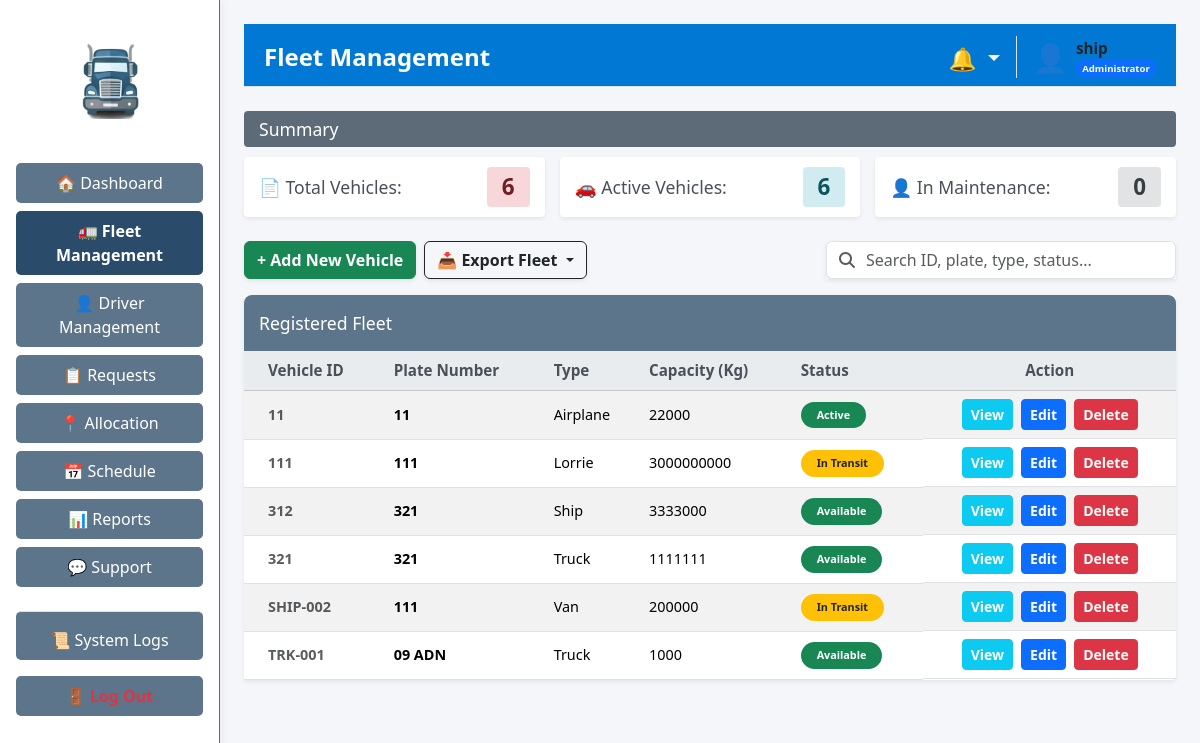
The app's page /fleet (signed in) with its own data.
### tables this page shows
CREATE TABLE vehicles (
                        id TEXT PRIMARY KEY,
                        plate_number TEXT NOT NULL,
                        type TEXT NOT NULL,
                        capacity INTEGER NOT NULL,
                        status TEXT NOT NULL
                    , last_modified_by TEXT DEFAULT 'System', last_modified_at DATETIME DEFAULT NULL);

### app/routes/fleet_routes.py (the view)
@fleet_bp.route('/fleet', methods=['GET'])
def fleet_management() -> str:
    if 'user_id' not in session:
        flash("Please log in to access Fleet Management.", "danger")
        return redirect(url_for('auth.login'))
    try:
        view_data = fleet_logic.load_fleet_data()
        user_role = session.get('role', 'Staff')
        username = session.get('username', 'User')
        return render_template('admin/fleet.html', data=view_data, role=user_role, username=username)
    except Exception as routing_error:
        logging.error(f"Fleet routing error: {routing_error}")
        flash("An error occurred while loading the fleet module.", "danger")
        return redirect(url_for('dashboard.main_dashboard'))

### app/controllers/fleet_controller.py (called while the page is built)
    def load_fleet_data(self) -> Dict[str, Any]:
        fleet_data: Dict[str, Any] = {}
        try:
            fleet_data["summary"] = self.model.get_fleet_summary()
            fleet_data["vehicles"] = self.model.get_all_vehicles()
            return fleet_data
        except Exception as logic_error:
            logging.error(f"Error processing fleet data: {logic_error}")
            return {"summary": {"total": 0, "active": 0, "maintenance": 0}, "vehicles": []}

### app/models/fleet_model.py (called while the page is built)
    def get_fleet_summary(self) -> Dict[str, int]:
        summary: Dict[str, int] = {"total": 0, "active": 0, "maintenance": 0}
        try:
            with sqlite3.connect(DB_PATH) as connection:
                db_cursor = connection.cursor()
                db_cursor.execute("SELECT COUNT(id) FROM vehicles")
                summary["total"] = db_cursor.fetchone()[0]
                db_cursor.execute("SELECT COUNT(id) FROM vehicles WHERE status != ?", ("Maintenance",))
                summary["active"] = db_cursor.fetchone()[0]
                db_cursor.execute("SELECT COUNT(id) FROM vehicles WHERE status = ?", ("Maintenance",))
                summary["maintenance"] = db_cursor.fetchone()[0]
                return summary
        except sqlite3.Error as database_error:
            logging.error(f"Error retrieving fleet summary counts: {database_error}")
            return summary

    def get_all_vehicles(self) -> List[Dict[str, Any]]:
        vehicles: List[Dict[str, Any]] = []
        try:
            with sqlite3.connect(DB_PATH) as connection:
                connection.row_factory = sqlite3.Row
                db_cursor = connection.cursor()
                db_cursor.execute("SELECT id, plate_number, type, capacity, status FROM vehicles ORDER BY id")
                rows = db_cursor.fetchall()
                for row in rows:
                    vehicles.append(dict(row))
                return vehicles
        except sqlite3.Error as db_error:
            logging.error(f"Error retrieving vehicle list: {db_error}")
            return vehicles

### app/templates/admin/fleet.html (shortened to what this page needs)
{% extends "layouts/admin_layout.html" %}
{% block page_header %}Fleet Management{% endblock %}
{% block content %}
<div class="section-header">Summary</div>
<div class="card-row mb-4">
    <div class="summary-card shadow-sm border-0" style="border-left: 4px solid #f66d9b;">
        <span>📄 Total Vehicles:</span>
        <span class="badge-count bg-pink">{{ data.summary.total }}</span>
    </div>
    <div class="summary-card shadow-sm border-0" style="border-left: 4px solid #17a2b8;">
        <span>🚗 Active Vehicles:</span>
        <span class="badge-count bg-teal">{{ data.summary.active }}</span>
    </div>
    <div class="summary-card shadow-sm border-0" style="border-left: 4px solid #6c757d;">
        <span>👤 In Maintenance:</span>
        <span class="badge-count bg-grey">{{ data.summary.maintenance }}</span>
    </div>
</div>
<div class="d-flex justify-content-between align-items-center mb-3">
    <div class="d-flex gap-2">
        <button type="button" class="btn btn-success fw-bold custom-rounded shadow-sm" data-bs-toggle="modal" data-bs-target="#addVehicleModal">
            + Add New Vehicle
        </button>
        <div class="dropdown">
            <button class="btn btn-outline-dark fw-bold custom-rounded shadow-sm dropdown-toggle" type="button" data-bs-toggle="dropdown">
                📥 Export Fleet
            </button>
        </div>
    </div>
    <div class="input-group shadow-sm custom-rounded" style="max-width: 350px;">
        <span class="input-group-text bg-white border-end-0"><i class="fa-solid fa-search text-muted"></i></span>
        <input type="text" id="tableSearchInput" class="form-control border-start-0 ps-0" placeholder="Search ID, plate, type, status...">
    </div>
</div>
<div class="table-container shadow-sm border-0">
    <div class="section-header text-white" style="margin-bottom: 0; border-radius: 8px 8px 0 0; background-color: #5d758b; padding: 15px;">Registered Fleet</div>
    <table class="table table-striped table-hover custom-table mb-0 align-middle">
        <thead class="table-light">
            <tr>
                <th class="ps-4">Vehicle ID</th>
                <th>Plate Number</th>
                <th>Type</th>
                <th>Capacity (Kg)</th>
                <th>Status</th>
                <th class="text-center">Action</th>
            </tr>
        </thead>
        <tbody>
            {% if data.vehicles|length == 0 %}
            <tr><td colspan="6" class="text-center py-5 text-muted">No vehicles in the database.</td></tr>
            {% else %}
                {% for vehicle in data.vehicles %}
                <tr class="searchable-row">
                    <td class="ps-4 fw-bold text-muted">{{ vehicle.id }}</td>
                    <td class="fw-bold">{{ vehicle.plate_number }}</td>
                    <td>{{ vehicle.type }}</td>
                    <td>{{ vehicle.capacity }}</td>
                    <td><span class="badge bg-{{ 'danger' if vehicle.status == 'Maintenance' else ('warning text-dark' if vehicle.status == 'In Transit' else 'success') }} px-3 py-2 rounded-pill">{{ vehicle.status }}</span></td>
                    <td class="d-flex justify-content-center gap-2">
                        <button type="button" class="btn btn-info btn-sm text-white fw-bold custom-rounded" data-bs-toggle="modal" data-bs-target="#viewModal{{ loop.index }}">View</button>
                        <button type="button" class="btn btn-primary btn-sm fw-bold custom-rounded" data-bs-toggle="modal" data-bs-target="#editModal{{ loop.index }}">Edit</button>
                        <form method="POST" action="{{ url_for('fleet.delete_vehicle', vehicle_id=vehicle.id) }}" style="display:inline; margin:0;">
                            <button type="submit" class="btn btn-danger btn-sm fw-bold custom-rounded" onclick="return confirm('Delete this vehicle?');">Delete</button>
                        </form>
                    </td>
                </tr>
                {% endfor %}
            {% endif %}
        </tbody>
    </table>
</div>
{% endblock %}

### app/templates/layouts/admin_layout.html (shortened to what this page needs)
<!DOCTYPE html>
<html lang="en">
<head>
    <link href="https://cdn.jsdelivr.net/npm/bootstrap@5.3.8/dist/css/bootstrap.min.css" rel="stylesheet">
    <link rel="stylesheet" href="https://cdnjs.cloudflare.com/ajax/libs/font-awesome/6.4.0/css/all.min.css">
    <link rel="stylesheet" href="{{ url_for('static', filename='css/style.css') }}">
</head>
<body class="bg-light">
<div class="dashboard-wrapper">
    <div class="sidebar" style="background-color: #ffffff; border-right: 1px solid #0285e9; box-shadow: 2px 0 10px rgba(0,0,0,0.05);">
        <div class="text-center mt-3 mb-4">
            <img src="{{ url_for('static', filename='img/truck.png') }}" alt="Logo" style="width: 100px;">
        </div>
        <a href="{{ url_for('dashboard.main_dashboard') }}" class="nav-btn {% if request.endpoint == 'dashboard.main_dashboard' %}active fw-bold{% endif %}">🏠 Dashboard</a>
        <a href="{{ url_for('fleet.fleet_management') }}" class="nav-btn {% if request.endpoint == 'fleet.fleet_management' %}active fw-bold{% endif %}">🚛 Fleet Management</a>
        <a href="{{ url_for('driver.driver_management') }}" class="nav-btn {% if request.endpoint == 'driver.driver_management' %}active fw-bold{% endif %}">👤 Driver Management</a>
        <a href="{{ url_for('request_routes.request_management') }}" class="nav-btn {% if request.endpoint == 'request_routes.request_management' %}active fw-bold{% endif %}">📋 Requests</a>
        <a href="{{ url_for('allocation.allocation_management') }}" class="nav-btn {% if request.endpoint == 'allocation.allocation_management' %}active fw-bold{% endif %}">📍 Allocation</a>
        <a href="{{ url_for('dashboard.driver_schedule') }}" class="nav-btn {% if request.endpoint == 'dashboard.driver_schedule' %}active fw-bold{% endif %}">📅 Schedule</a>
        <a href="{{ url_for('report_routes.reports_management') }}" class="nav-btn {% if request.endpoint == 'report_routes.reports_management' %}active fw-bold{% endif %}">📊 Reports</a>
        <a href="{{ url_for('admin_support.view_tickets') }}" class="nav-btn {% if request.endpoint == 'admin_support.view_tickets' %}active fw-bold{% endif %}">💬 Support</a>
        <a href="{{ url_for('logs.view_logs') }}" class="nav-btn {% if request.endpoint == 'logs.view_logs' %}active fw-bold{% endif %} border-top mt-3 pt-3">📜 System Logs</a>
        <a href="{{ url_for('auth.logout') }}" class="nav-btn mt-2 text-danger fw-bold">🚪 Log Out</a>
    </div>
    <div class="main-content p-4">
        <div class="top-navbar d-flex justify-content-between align-items-center mb-4 border-bottom pb-2">
            <div><h2 class="h4 mb-0 fw-bold">{% block page_header %}Dashboard{% endblock %}</h2></div>
            <div class="user-info d-flex align-items-center">
                <div class="dropdown d-inline-block mt-1 me-1">
                    <span class="dropdown-toggle text-decoration-none" id="notifDropdown" role="button" data-bs-toggle="dropdown" aria-expanded="false" style="cursor: pointer; position: relative; font-size: 1.4rem;">
                        🔔
                    </span>
                </div>
                <a href="{{ url_for('profile.view_profile') }}" class="text-decoration-none text-dark">
                    <div class="user-profile border-start ps-3 ms-1 d-flex align-items-center">
                        <span class="fs-3 me-2">👤</span>
                        <div class="d-flex flex-column">
                            <span class="fw-bold">{{ session.get('username', 'Admin') }}</span>
                            <span class="badge bg-primary" style="font-size: 0.6rem;">Administrator</span>
                        </div>
                    </div>
                </a>
            </div>
        </div>
        {% block content %}{% endblock %}
    </div>
</div>
</body>
</html>

### app/static/css/style.css (style rules this page uses)
body { margin: 0; padding: 0; font-family: 'Segoe UI', Tahoma, Geneva, Verdana, sans-serif; }
.dashboard-wrapper { display: flex; height: 100vh; width: 100vw; overflow: hidden; background-color: #f4f6f9; }
.sidebar { width: 220px; height: 100vh; background-color: #f8f9fa; border-right: 2px solid #dee2e6; display: flex; flex-direction: column; align-items: center; padding-top: 20px; overflow-y: auto; }
.sidebar img { width: 120px; margin-bottom: 20px; }
.nav-btn { width: 85%; background-color: #5d758b; color: white; border: none; padding: 8px; margin-bottom: 8px; border-radius: 5px; text-align: center; text-decoration: none; font-weight: 500; }
.nav-btn.active { background-color: #2b4b6b; font-weight: bold; }
.main-content { flex: 1; flex-grow: 1; height: 100vh; display: flex; flex-direction: column; overflow-y: auto; padding-bottom: 50px; }
.top-navbar { background-color: #0078d4; color: white; padding: 12px 20px; display: flex; justify-content: space-between; align-items: center; font-size: 1.4rem; }
.user-info { font-size: 0.95rem; display: flex; align-items: center; gap: 8px; }
.section-header { background-color: #5d6b79; color: white; padding: 5px 15px; margin-bottom: 10px; border-radius: 4px; font-weight: 500; font-size: 1.1rem; }
.card-row { display: flex; gap: 15px; margin-bottom: 20px; }
.summary-card { flex: 1; background: white; border: 1px solid #ced4da; border-radius: 4px; padding: 10px 15px; display: flex; align-items: center; justify-content: space-between; font-size: 1.1rem; color: #495057; }
.badge-count { font-size: 1.4rem; padding: 3px 15px; border-radius: 4px; font-weight: bold; }
.bg-pink { background-color: #f8d7da; color: #721c24; }
.bg-teal { background-color: #d1ecf1; color: #0c5460; }
.bg-grey { background-color: #e2e3e5; color: #383d41; }
.table-container { background: white; border: 1px solid #ced4da; border-radius: 4px; }
.custom-table th { background-color: #e9ecef; color: #495057; font-weight: 600; font-size: 0.95rem; }
.custom-table td { font-size: 0.9rem; vertical-align: middle; }

### records on screen
vehicles: get "ship", id "312", plate_number "321", type "Ship", capacity "3333000", status "Available"
vehicles: id "11", plate_number "11", type "Airplane", capacity "22000", status "Active"
vehicles: id "111", plate_number "111", type "Lorrie", capacity "3000000000", status "In Transit"
vehicles: id "321", plate_number "321", type "Truck", capacity "1111111", status "Available"
vehicles: id "SHIP-002", plate_number "111", type "Van", capacity "200000", status "In Transit"
vehicles: id "TRK-001", plate_number "09 ADN", type "Truck", capacity "1000", status "Available"

### other values on screen
{{ data.summary.total }} "6"
{{ data.summary.active }} "6"
{{ data.summary.maintenance }} "0"
